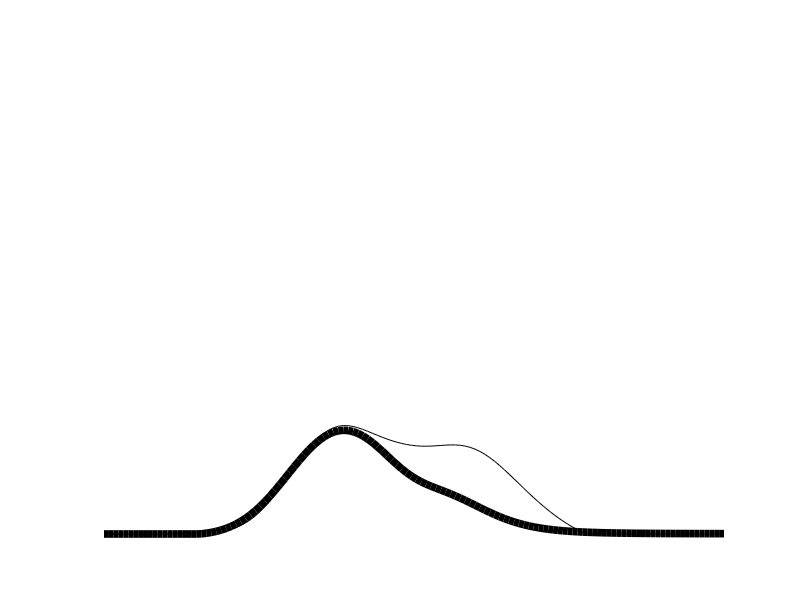
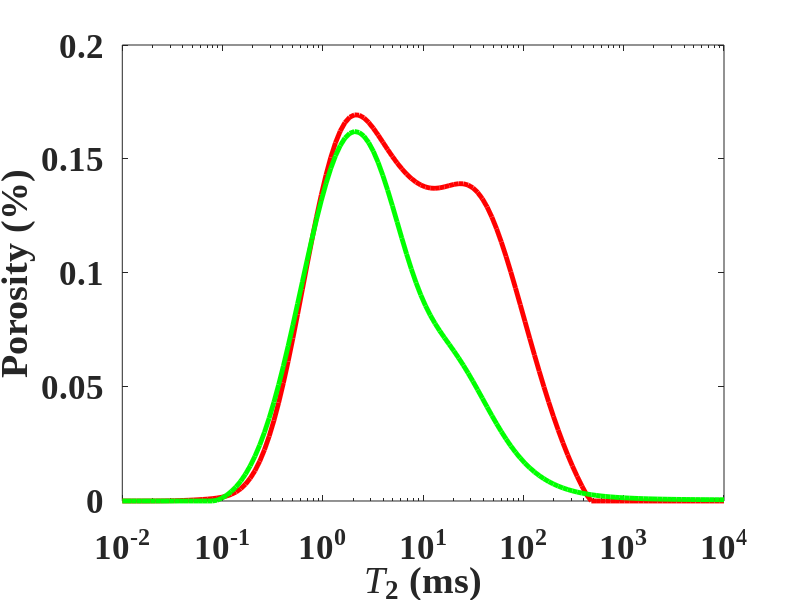
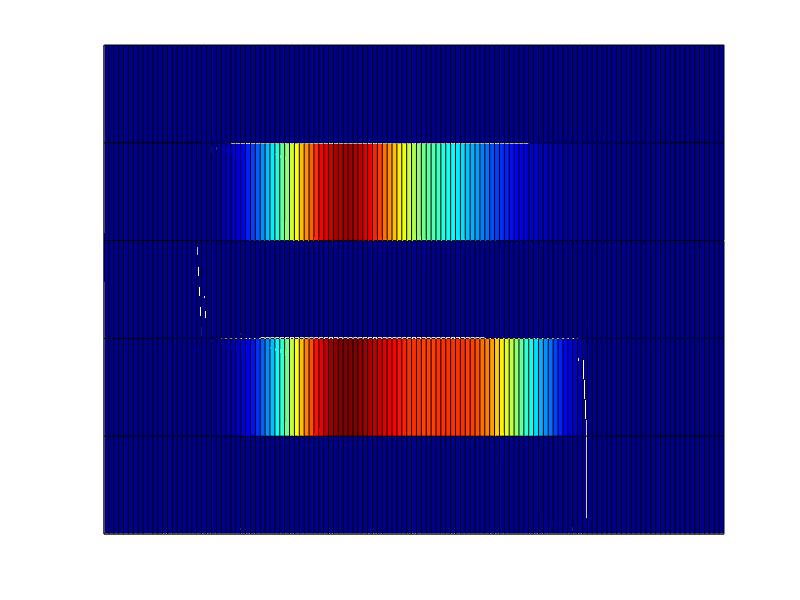
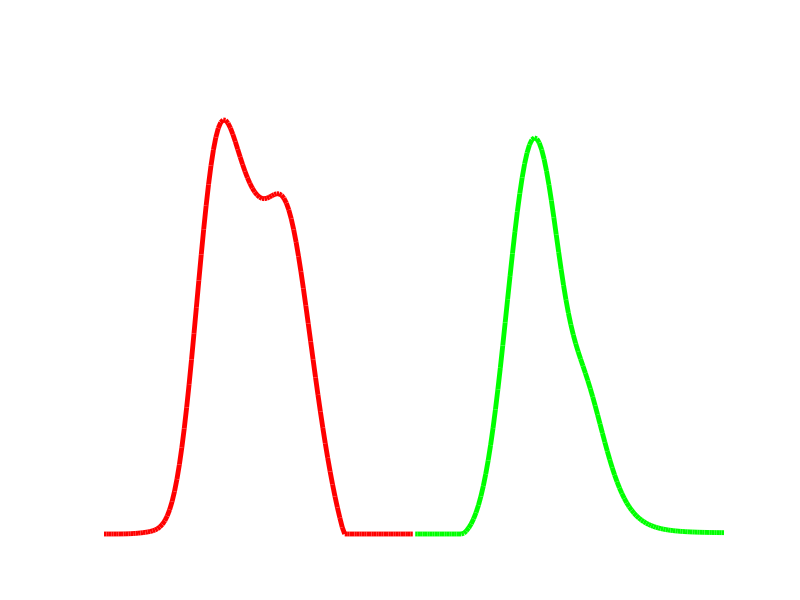

Here is the MATLAB script that generated these plots, in order:
    clc;clear;close all

    load('data.mat')
    nT2=128;
    T2min=1.0e-2;     T2max=1.0e4;
    T22=logspace(log10(T2min),log10(T2max),nT2);

    figure
    semilogx(T22,T2_dist_s,'r-','linewidth',3.5);hold on;
    semilogx(T22,T2_dist_c,'g-','linewidth',3.5);hold on;
    xlabel('{\itT}_2 (ms)','FontName','Arial','fontsize',20,'fontweight','bold')
    ylabel('Porosity (%)','FontName','Arial','fontsize',20,'fontweight','bold')
    set(gca,'fontsize',25,'fontweight','bold','fontname','Times New Roman')
    xlim([T2min T2max])
    set(gca,'XTick',[0.01 0.1 1 10 100 1000 10000])

    %%
%      Please note that the setting of 6 rows here is only for the purpose of visualization; 
%      The actual form of Type 1 data consists of 5 rows.
    data_type1=zeros(6,nT2);  
    data_type1(2,:)=T2_dist_s;
    data_type1(4,:)=T2_dist_c;
    figure
    surf(data_type1);
    view([0 90]);
    xlim([1 128]);        ylim([1 6]);
    colormap jet;
    set(gca, 'XTick', []);        set(gca, 'YTick', []);

    %%
    data_type2=zeros(1,nT2*2);
    data_type2(1:nT2)=T2_dist_s;
    data_type2(nT2+1:2*nT2)=T2_dist_c;

    figure
    plot((1:nT2),  data_type2(1:nT2),'r-','linewidth',3.5);hold on;
    plot((nT2+1:2*nT2),data_type2(nT2+1:2*nT2),'g-','linewidth',3.5);hold on;
    axis off
    set(gca, 'XTick', []);        set(gca, 'YTick', []);
    xlim([1 2*nT2])

    %%
    max_max=0.7639;
    dpi=30;
    figure
    semilogx(T22,T2_dist_s,'k-',T22,T2_dist_c,'k-','linewidth',5.5)
    ylim([0 max_max])
    set(gca, 'box', 'off', 'XTick', [], 'YTick', []);
    axis off;
    filename = '/Fig_type_3.jpg';
    print(gcf, fullfile(cd, filename), '-djpeg', ['-r', num2str(dpi)]);











